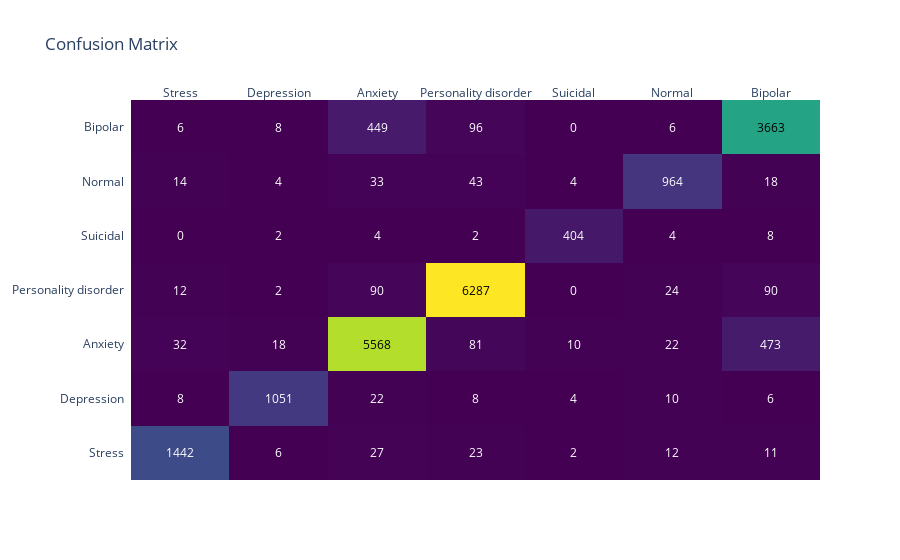

Notebook cell for this chart:
### Code cell
cm = confusion_matrix(y_test, y_pred)
fig = ff.create_annotated_heatmap(
    z=cm,
    x=list(set(y_test)),
    y=list(set(y_test)),
    annotation_text=cm,
    colorscale='Viridis'
)
fig.update_layout(title='Confusion Matrix')
fig.show()

### Figure 1 — Plotly figure (JSON) as saved in the notebook; plotly's stock layout.template omitted (floating-point values rounded to 4 significant figures)
{"data": [{"colorscale": [[0, "#440154"], [0.1111, "#482878"], [0.2222, "#3e4989"], [0.3333, "#31688e"], [0.4444, "#26828e"], [0.5556, "#1f9e89"], [0.6667, "#35b779"], [0.7778, "#6ece58"], [0.8889, "#b5de2b"], [1, "#fde725"]], "reversescale": false, "showscale": false, "type": "heatmap", "x": ["Stress", "Depression", "Anxiety", "Personality disorder", "Suicidal", "Normal", "Bipolar"], "y": ["Stress", "Depression", "Anxiety", "Personality disorder", "Suicidal", "Normal", "Bipolar"], "z": [[1442, 6, 27, 23, 2, 12, 11], [8, 1051, 22, 8, 4, 10, 6], [32, 18, 5568, 81, 10, 22, 473], [12, 2, 90, 6287, 0, 24, 90], [0, 2, 4, 2, 404, 4, 8], [14, 4, 33, 43, 4, 964, 18], [6, 8, 449, 96, 0, 6, 3663]]}], "layout": {"annotations": [{"font": {"color": "#FFFFFF"}, "showarrow": false, "text": "1442", "x": "Stress", "xref": "x", "y": "Stress", "yref": "y"}, {"font": {"color": "#FFFFFF"}, "showarrow": false, "text": "6", "x": "Depression", "xref": "x", "y": "Stress", "yref": "y"}, {"font": {"color": "#FFFFFF"}, "showarrow": false, "text": "27", "x": "Anxiety", "xref": "x", "y": "Stress", "yref": "y"}, {"font": {"color": "#FFFFFF"}, "showarrow": false, "text": "23", "x": "Personality disorder", "xref": "x", "y": "Stress", "yref": "y"}, {"font": {"color": "#FFFFFF"}, "showarrow": false, "text": "2", "x": "Suicidal", "xref": "x", "y": "Stress", "yref": "y"}, {"font": {"color": "#FFFFFF"}, "showarrow": false, "text": "12", "x": "Normal", "xref": "x", "y": "Stress", "yref": "y"}, {"font": {"color": "#FFFFFF"}, "showarrow": false, "text": "11", "x": "Bipolar", "xref": "x", "y": "Stress", "yref": "y"}, {"font": {"color": "#FFFFFF"}, "showarrow": false, "text": "8", "x": "Stress", "xref": "x", "y": "Depression", "yref": "y"}, {"font": {"color": "#FFFFFF"}, "showarrow": false, "text": "1051", "x": "Depression", "xref": "x", "y": "Depression", "yref": "y"}, {"font": {"color": "#FFFFFF"}, "showarrow": false, "text": "22", "x": "Anxiety", "xref": "x", "y": "Depression", "yref": "y"}, {"font": {"color": "#FFFFFF"}, "showarrow": false, "text": "8", "x": "Personality disorder", "xref": "x", "y": "Depression", "yref": "y"}, {"font": {"color": "#FFFFFF"}, "showarrow": false, "text": "4", "x": "Suicidal", "xref": "x", "y": "Depression", "yref": "y"}, {"font": {"color": "#FFFFFF"}, "showarrow": false, "text": "10", "x": "Normal", "xref": "x", "y": "Depression", "yref": "y"}, {"font": {"color": "#FFFFFF"}, "showarrow": false, "text": "6", "x": "Bipolar", "xref": "x", "y": "Depression", "yref": "y"}, {"font": {"color": "#FFFFFF"}, "showarrow": false, "text": "32", "x": "Stress", "xref": "x", "y": "Anxiety", "yref": "y"}, {"font": {"color": "#FFFFFF"}, "showarrow": false, "text": "18", "x": "Depression", "xref": "x", "y": "Anxiety", "yref": "y"}, {"font": {"color": "#000000"}, "showarrow": false, "text": "5568", "x": "Anxiety", "xref": "x", "y": "Anxiety", "yref": "y"}, {"font": {"color": "#FFFFFF"}, "showarrow": false, "text": "81", "x": "Personality disorder", "xref": "x", "y": "Anxiety", "yref": "y"}, {"font": {"color": "#FFFFFF"}, "showarrow": false, "text": "10", "x": "Suicidal", "xref": "x", "y": "Anxiety", "yref": "y"}, {"font": {"color": "#FFFFFF"}, "showarrow": false, "text": "22", "x": "Normal", "xref": "x", "y": "Anxiety", "yref": "y"}, {"font": {"color": "#FFFFFF"}, "showarrow": false, "text": "473", "x": "Bipolar", "xref": "x", "y": "Anxiety", "yref": "y"}, {"font": {"color": "#FFFFFF"}, "showarrow": false, "text": "12", "x": "Stress", "xref": "x", "y": "Personality disorder", "yref": "y"}, {"font": {"color": "#FFFFFF"}, "showarrow": false, "text": "2", "x": "Depression", "xref": "x", "y": "Personality disorder", "yref": "y"}, {"font": {"color": "#FFFFFF"}, "showarrow": false, "text": "90", "x": "Anxiety", "xref": "x", "y": "Personality disorder", "yref": "y"}, {"font": {"color": "#000000"}, "showarrow": false, "text": "6287", "x": "Personality disorder", "xref": "x", "y": "Personality disorder", "yref": "y"}, {"font": {"color": "#FFFFFF"}, "showarrow": false, "text": "0", "x": "Suicidal", "xref": "x", "y": "Personality disorder", "yref": "y"}, {"font": {"color": "#FFFFFF"}, "showarrow": false, "text": "24", "x": "Normal", "xref": "x", "y": "Personality disorder", "yref": "y"}, {"font": {"color": "#FFFFFF"}, "showarrow": false, "text": "90", "x": "Bipolar", "xref": "x", "y": "Personality disorder", "yref": "y"}, {"font": {"color": "#FFFFFF"}, "showarrow": false, "text": "0", "x": "Stress", "xref": "x", "y": "Suicidal", "yref": "y"}, {"font": {"color": "#FFFFFF"}, "showarrow": false, "text": "2", "x": "Depression", "xref": "x", "y": "Suicidal", "yref": "y"}, {"font": {"color": "#FFFFFF"}, "showarrow": false, "text": "4", "x": "Anxiety", "xref": "x", "y": "Suicidal", "yref": "y"}, {"font": {"color": "#FFFFFF"}, "showarrow": false, "text": "2", "x": "Personality disorder", "xref": "x", "y": "Suicidal", "yref": "y"}, {"font": {"color": "#FFFFFF"}, "showarrow": false, "text": "404", "x": "Suicidal", "xref": "x", "y": "Suicidal", "yref": "y"}, {"font": {"color": "#FFFFFF"}, "showarrow": false, "text": "4", "x": "Normal", "xref": "x", "y": "Suicidal", "yref": "y"}, {"font": {"color": "#FFFFFF"}, "showarrow": false, "text": "8", "x": "Bipolar", "xref": "x", "y": "Suicidal", "yref": "y"}, {"font": {"color": "#FFFFFF"}, "showarrow": false, "text": "14", "x": "Stress", "xref": "x", "y": "Normal", "yref": "y"}, {"font": {"color": "#FFFFFF"}, "showarrow": false, "text": "4", "x": "Depression", "xref": "x", "y": "Normal", "yref": "y"}, {"font": {"color": "#FFFFFF"}, "showarrow": false, "text": "33", "x": "Anxiety", "xref": "x", "y": "Normal", "yref": "y"}, {"font": {"color": "#FFFFFF"}, "showarrow": false, "text": "43", "x": "Personality disorder", "xref": "x", "y": "Normal", "yref": "y"}, {"font": {"color": "#FFFFFF"}, "showarrow": false, "text": "4", "x": "Suicidal", "xref": "x", "y": "Normal", "yref": "y"}, {"font": {"color": "#FFFFFF"}, "showarrow": false, "text": "964", "x": "Normal", "xref": "x", "y": "Normal", "yref": "y"}, {"font": {"color": "#FFFFFF"}, "showarrow": false, "text": "18", "x": "Bipolar", "xref": "x", "y": "Normal", "yref": "y"}, {"font": {"color": "#FFFFFF"}, "showarrow": false, "text": "6", "x": "Stress", "xref": "x", "y": "Bipolar", "yref": "y"}, {"font": {"color": "#FFFFFF"}, "showarrow": false, "text": "8", "x": "Depression", "xref": "x", "y": "Bipolar", "yref": "y"}, {"font": {"color": "#FFFFFF"}, "showarrow": false, "text": "449", "x": "Anxiety", "xref": "x", "y": "Bipolar", "yref": "y"}, {"font": {"color": "#FFFFFF"}, "showarrow": false, "text": "96", "x": "Personality disorder", "xref": "x", "y": "Bipolar", "yref": "y"}, {"font": {"color": "#FFFFFF"}, "showarrow": false, "text": "0", "x": "Suicidal", "xref": "x", "y": "Bipolar", "yref": "y"}, {"font": {"color": "#FFFFFF"}, "showarrow": false, "text": "6", "x": "Normal", "xref": "x", "y": "Bipolar", "yref": "y"}, {"font": {"color": "#000000"}, "showarrow": false, "text": "3663", "x": "Bipolar", "xref": "x", "y": "Bipolar", "yref": "y"}], "title": {"text": "Confusion Matrix"}, "xaxis": {"dtick": 1, "gridcolor": "rgb(0, 0, 0)", "side": "top", "ticks": ""}, "yaxis": {"dtick": 1, "ticks": "", "ticksuffix": "  "}}}
